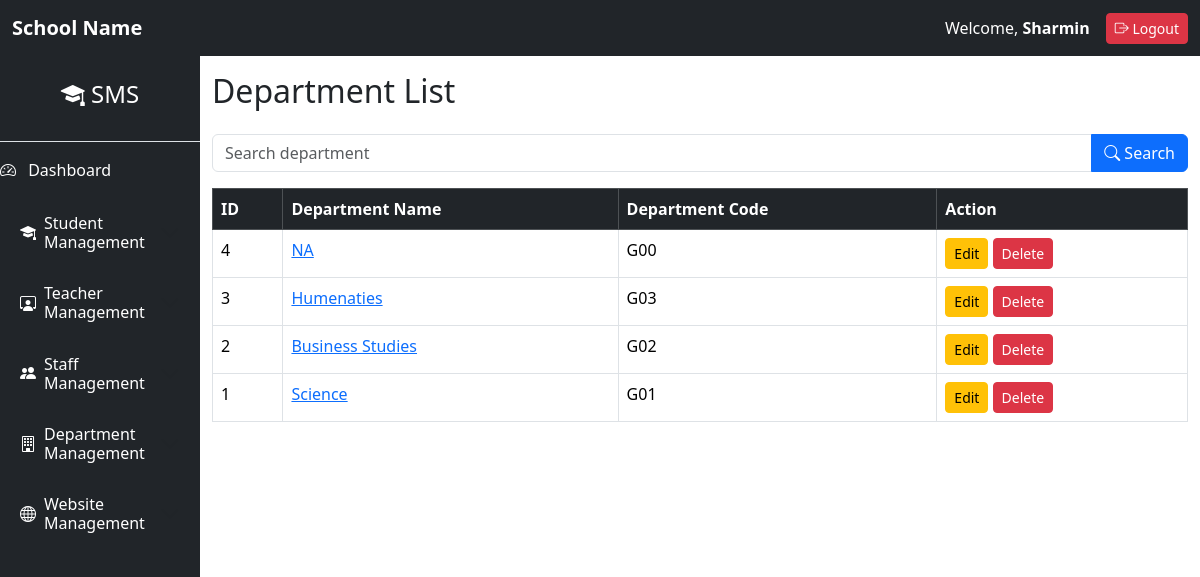
The app's page /departments/ (signed in) with its own data.
### departments/models.py (models this page shows, shortened)
class Department(models.Model):
    name = models.CharField(
        max_length=100,
        unique=True
    )
    department_code = models.CharField(
        max_length=20,
        unique=True
    )
    created_at = models.DateTimeField(
        auto_now_add=True
    )
    updated_at = models.DateTimeField(
        auto_now=True
    )

### departments/views.py (the view)
class DepartmentListView(LoginRequiredMixin,BaseListMixin, ListView):
    model = Department
    template_name = "department_list.html"
    context_object_name = "departments"
    def get_queryset(self):
        query = self.request.GET.get("q")
        queryset = Department.objects.all()
        if query:
            queryset = queryset.filter(
                Q(name__icontains=query) |
                Q(department_code__icontains=query)
            )
        return queryset.order_by(*self.ordering)

### departments/templates/department_list.html (shortened to what this page needs)
{% extends 'base.html' %}
{% block content %}
<div class="d-flex justify-content-between align-items-center mb-3">
    <h2>Department List</h2>
</div>
{% include "search_form.html" with placeholder="Search department" %}
<table class="table table-bordered table-hover">
    <thead class="table-dark">
        <tr>
            <th>ID</th>
            <th>Department Name</th>
            <th>Department Code</th>
            <th>Action</th>
        </tr>
    </thead>
    <tbody>
    {% for department in departments %}
        <tr>
            <td>{{ department.id }}</td>
            <td>
                <a href="{% url 'department_detail' department.id %}">
                    {{ department.name }}
                </a>
            </td>
            <td>{{ department.department_code }}</td>
            <td>
                {% if perms.departments.change_department %}
                <a
                    href="{% url 'department_edit' department.id %}"
                    class="btn btn-warning btn-sm">
                    Edit
                </a>
                {% endif %}
                {% if perms.departments.delete_department %}
                <a
                    href="{% url 'department_delete' department.id %}"
                    class="btn btn-danger btn-sm">
                    Delete
                </a>
                {% endif %}
            </td>
        </tr>
    {% endfor %}
    </tbody>
</table>
{% endblock %}

### core/templates/base.html (shortened to what this page needs)
<!DOCTYPE html>
<html lang="en">
<head>
    <link href="https://cdn.jsdelivr.net/npm/bootstrap@5.3.8/dist/css/bootstrap.min.css"
          rel="stylesheet">
    <link href="https://cdn.jsdelivr.net/npm/bootstrap-icons@1.13.1/font/bootstrap-icons.css"
          rel="stylesheet">
</head>
<body>
<nav class="navbar navbar-dark bg-dark">
    <div class="container-fluid">
        <a class="navbar-brand fw-bold"
           href="{% url 'student_list' %}">
            School Name
        </a>
        <div class="d-flex align-items-center">
            <span class="text-white me-3">
                Welcome,
                <strong>{{ request.user.username }}</strong>
            </span>
            <form action="{% url 'logout' %}" method="POST">
                <button
                    type="submit"
                    class="btn btn-danger btn-sm">
                    <i class="bi bi-box-arrow-right"></i>
                    Logout
                </button>
            </form>
        </div>
    </div>
</nav>
<div class="container-fluid">
    <div class="row">
        {% include 'sidebar.html' %}
        <div class="col-md-9 col-lg-10 mt-3">
            {% block content %}
            {% endblock %}
        </div>
    </div>
</div>
</body>
</html>

### records on screen
Department: id "4", name "NA", department_code "G00"
Department: id "3", name "Humenaties", department_code "G03"
Department: id "2", name "Business Studies", department_code "G02"
Department: id "1", name "Science", department_code "G01"

### other values on screen
{{ request.user.username }} "Sharmin"
